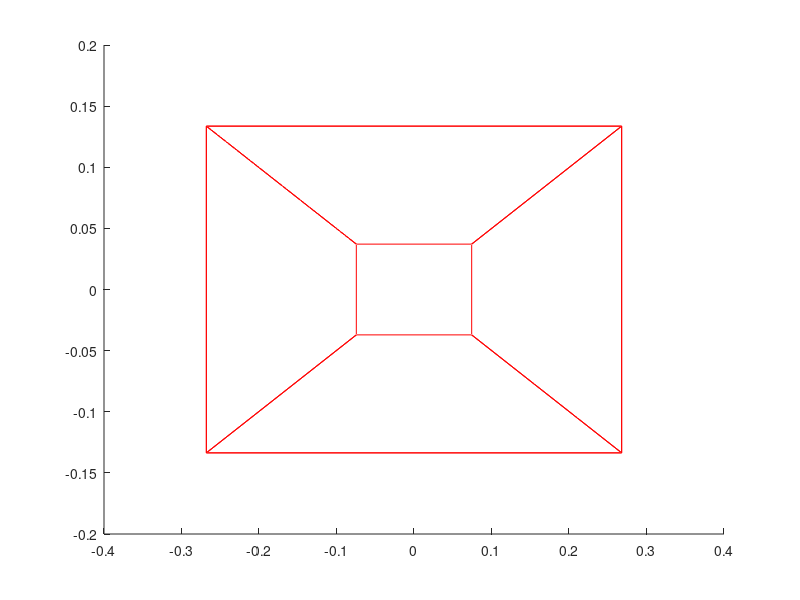

Source code (MATLAB):
function perspective 

wall = zeros(6,4,3);
wall(1,:,:) = [0,0,0; 50,0,0; 50,0,10; 0,0,10];        % right wall RED (const y)
wall(2,:,:) = [0,50,0; 50,50,0; 50,50,10; 0,50,10];    % leftwall  GREEN (const y)
wall(3,:,:) = [0,0,0; 50,0,0; 50,50,0; 0,50,0];        % floor      BLUE (const z)
wall(4,:,:) = [0,0,10; 50,0,10; 50,50,10; 0,50,10];    %ceiling    BLACK (const z)
wall(5,:,:) = [0,0,0; 0,50,0; 0,50,10; 0,0,10];        % front wall WHITE (const x)
wall(6,:,:) = [50,0,0; 50,50,0; 50,50,10; 50,0,10];    % backwall  GRAY (const x)

close
figure;
xlabel('X-axis');
ylabel('Y-axis');
zlabel('Z-axis');
axis([-1 1 -1 1]);

FOVx = 150;
FOVy = FOVx * 0.75;
n = -2;
f = -90;
hx = tan(FOVx*(pi/180)/2) * 2*n;
hy = tan(FOVy*(pi/180)/2) * 2*n;
Mo = [(2/hx) 0 0 0; 0 (2/hy) 0 0; 0 0 (2/(n-f)) (-(n+f)/(n-f)); 0 0 0 1];
Mp = [n 0 0 0; 0 n 0 0 ; 0 0 (n+f) (-1*n*f); 0 0 1 0] 
Mvc = Mo * Mp;

for qw = 0:pi/100:pi
    e = [25, 25, 5];
    g = [sin(qw) cos(qw) 0];
    up = [0 0 1];
    w = -g;
    u = cross(up, w);
    v = cross(w, u);
    u = u / norm(u);
    v = v / norm(v);
    w = w / norm(w);
    a1 = [u,0;v,0;w,0;0 0 0 1];
    a2 = [1 0 0 -e(1);0 1 0 -e(2);0 0 1 -e(3);0 0 0 1];
    Mwv = a1 * a2;
    Mwc = Mvc * Mwv;

    clf;
    c = zeros(0,3);
    
    for j=1:6    
        for i=1:4
            x = reshape(wall(j,i,:),3,1);
            x = [x; 1];
            y = Mwc * x;
            y = y / y(4);
            c = [c;y(1) y(2) y(3)];        
        end
        
        c = SHClip(c);

        for i =1:size(c,1)
            k = mod(i,size(c,1))+1;
            line([c(i,1) c(k,1)],[c(i,2) c(k,2)],[c(i,3) c(k,3)],'color','red');
        end 

        c = zeros(0,3);
       
    end
    pause(0.1);
    
end


%--------------------------------------------------------------------------

% this function takes a set of vertices [mx3] and returns a set of vertices
% inside the clip space {-1<=x<=1,-1<=y<=1,0<=z<=1} [nx3] where m<=n
function h = SHClip(b)

h = zeros(0,3); 
x = b;

for k = 1:6

    a = fix((k-1)/2) + 1;           % which dimension we're working in
    h = zeros(0,3);             % h holds the temporary set of vertices
    numVertices = size(x,1);   
    for j = 1:numVertices

        x1 = x(j,:);        
        if (j == numVertices)
            x2 = x(1,:);
        else 
            x2 = x(j+1,:);
        end

        delta = x2 - x1;   

        if (k == 1) % left            
            p = x1(1) < -1;
            q = x2(1) < -1;        
        elseif (k == 2) % right
            p = x1(1) > 1;
            q = x2(1) > 1;               
        elseif (k == 3) % bottom
            p = x1(2) < -1;
            q = x2(2) < -1;                 
        elseif (k == 4) % top
            p = x1(2) > 1;
            q = x2(2) > 1;               
        elseif (k == 5) % close
            p = x1(3) < -1;
            q = x2(3) < -1;                 
        elseif (k == 6) % far
            p = x1(3) > 1;
            q = x2(3) > 1;               
        end            

        if (p==q && p==0)
            %inside-inside: add second point
            h = [h;x2];
        elseif (p==q)
            %outside-outside: add no points
        elseif (q==0)          
            %outside-inside: add clipped and second point
            t = (((x1(a)>0)*2 - 1) - x1(a))/delta(a);
            x1 = x1 + delta*t;
            h = [h;x1;x2];
        elseif (p==0)          
            %inside-outside: add clipped point
            t = (((x2(a)>0)*2 - 1) - x2(a))/delta(a);
            x2 = x2 + delta*t;
            h = [h;x2];                     
        end

    end
    x = h;

end
